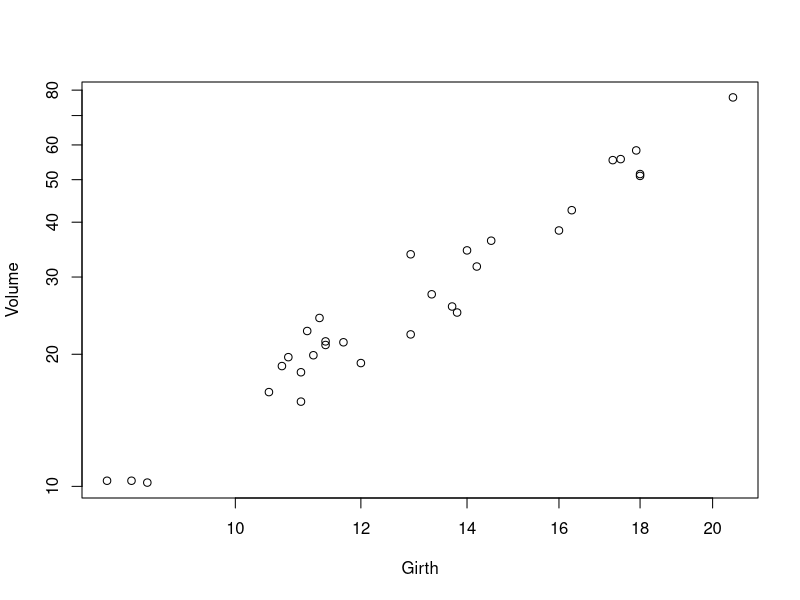

This chart was generated by the following R code:
data("trees") #load data set trees
View(trees) #have a look at the data set
plot(Volume ~ Girth, data = trees, log = "xy") #plot scatter graph of Volume against Girth
TreesModel <- lm(Volume ~ Girth, data = trees) #Evaluate the correlation between Girth and volume
print(TreesModel)
abline(TreesModel)
summary(TreesModel)

a <- data.frame(Girth = 15) #make a data frame of the predict function
result <- predict(TreesModel,a) #predict function
print(result)
